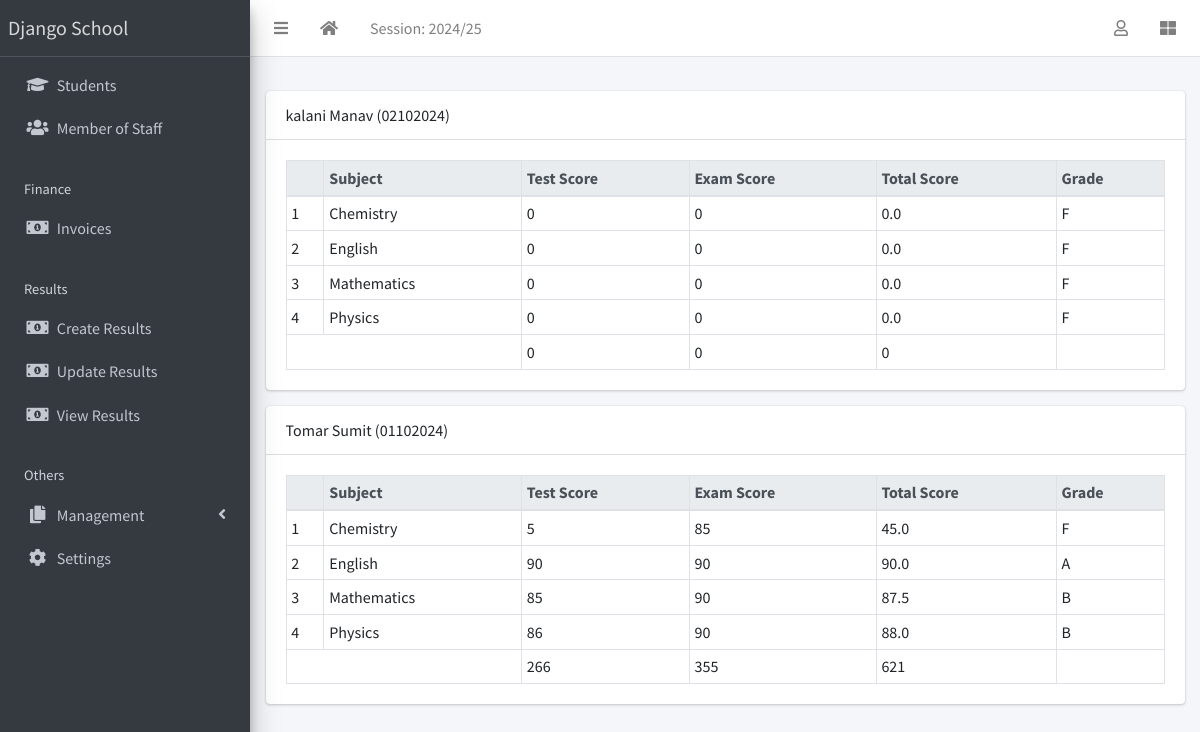
The page /result/view/all (signed in) on the database its author committed.
### apps/corecode/models.py (models this page shows, shortened)
class AcademicSession(models.Model):
    name = models.CharField(max_length=200, unique=True)
    current = models.BooleanField(default=True)
    class Meta:
        ordering = ["-name"]

class SiteConfig(models.Model):
    key = models.SlugField()
    value = models.CharField(max_length=200)

class Subject(models.Model):
    name = models.CharField(max_length=200, unique=True)
    class Meta:
        ordering = ["name"]
    def __str__(self):
        return self.name

### apps/students/models.py (models this page shows, shortened)
class Student(models.Model):
    STATUS_CHOICES = [("active", "Active"), ("inactive", "Inactive")]
    GENDER_CHOICES = [("male", "Male"), ("female", "Female")]
    current_status = models.CharField(
        max_length=10, choices=STATUS_CHOICES, default="active"
    )
    registration_number = models.CharField(max_length=200, unique=True)
    surname = models.CharField(max_length=200)
    firstname = models.CharField(max_length=200)
    other_name = models.CharField(max_length=200, blank=True)
    gender = models.CharField(max_length=10, choices=GENDER_CHOICES, default="male")
    date_of_birth = models.DateField(default=timezone.now)
    current_class = models.ForeignKey(
        StudentClass, on_delete=models.SET_NULL, blank=True, null=True
    )
    date_of_admission = models.DateField(default=timezone.now)
    mobile_num_regex = RegexValidator(
        regex="^[0-9]{10,15}$", message="Entered mobile number isn't in a right format!"
    )
    parent_mobile_number = models.CharField(
        validators=[mobile_num_regex], max_length=13, blank=True
    )
    address = models.TextField(blank=True)
    others = models.TextField(blank=True)
    passport = models.ImageField(blank=True, upload_to="students/passports/")
    class Meta:
        ordering = ["surname", "firstname", "other_name"]
    def __str__(self):
        return f"{self.surname} {self.firstname} {self.other_name} ({self.registration_number})"

### apps/result/models.py (models this page shows, shortened)
class Result(models.Model):
    student = models.ForeignKey(Student, on_delete=models.CASCADE)
    session = models.ForeignKey(AcademicSession, on_delete=models.CASCADE)
    term = models.ForeignKey(AcademicTerm, on_delete=models.CASCADE)
    current_class = models.ForeignKey(StudentClass, on_delete=models.CASCADE)
    subject = models.ForeignKey(Subject, on_delete=models.CASCADE)
    test_score = models.IntegerField(default=0)
    exam_score = models.IntegerField(default=0)
    class Meta:
        ordering = ["subject"]
    def total_score(self):
        return (self.test_score + self.exam_score)/2
    def grade(self):
        return score_grade(self.total_score())

### apps/result/views.py (the view)
# urls.py: path("view/all", ResultListView.as_view(), name="view-results"),
class ResultListView(LoginRequiredMixin, View):
    def get(self, request, *args, **kwargs):
        results = Result.objects.filter(
            session=request.current_session, term=request.current_term
        )
        bulk = {}
        for result in results:
            test_total = 0
            exam_total = 0
            subjects = []
            for subject in results:
                if subject.student == result.student:
                    subjects.append(subject)
                    test_total += subject.test_score
                    exam_total += subject.exam_score
            bulk[result.student.id] = {
                "student": result.student,
                "subjects": subjects,
                "test_total": test_total,
                "exam_total": exam_total,
                "total_total": test_total + exam_total,
            }
        context = {"results": bulk}
        return render(request, "result/all_results.html", context)

### apps/corecode/context_processors.py (called while the page is built)
def site_defaults(request):
    current_session = AcademicSession.objects.get(current=True)
    current_term = AcademicTerm.objects.get(current=True)
    vals = SiteConfig.objects.all()
    contexts = {
        "current_session": current_session.name,
        "current_term": current_term.name,
    }
    for val in vals:
        contexts[val.key] = val.value
    return contexts

### apps/result/utils.py (called while the page is built)
def score_grade(score):
    if score >= 90:
        return 'A'
    elif 80 <= score < 90:
        return 'B'
    elif 70 <= score < 80:
        return 'C'
    elif 60 <= score < 70:
        return 'D'
    else:
        return 'F'

### apps/result/templates/result/all_results.html
{% extends 'base.html' %}
{% block fullcard %}
  {% for key, result in results.items %}
    <div class="card">
      <div class="card-header">
        {{ result.student }}
      </div>
      <div class="card-body">
        <table class="table table-bordered table-sm">
          <thead class="thead-light">
            <tr>
              <th></th>
              <th>Subject</th>
              <th>Test Score</th>
              <th>Exam Score</th>
              <th>Total Score</th>
              <th>Grade</th>
            </tr>
          </thead>
          <tbody>
            {% for subject in result.subjects %}
              <tr>
                <td>{{ forloop.counter }}</td>
                <td>{{ subject.subject }}</td>
                <td>{{ subject.test_score }}</td>
                <td>{{ subject.exam_score }}</td>
                <td>{{ subject.total_score }}</td>
                <td>{{ subject.grade }}</td>
              </tr>
            {% endfor %}
          </tbody>
          <tfoot>
            <tr>
              <td colspan="2"></td>
              <td>{{ result.test_total }}</td>
              <td>{{ result.exam_total }}</td>
              <td>{{ result.total_total }}</td>
              <td></td>
            </tr>
          </tfoot>
        </table>
      </div>
    </div>
  {% endfor %}
{% endblock fullcard %}

### templates/base.html (shortened to what this page needs)
{% load static %}
<!DOCTYPE html>
<html lang="en">
<head>
  <link rel="stylesheet" href="{% static 'plugins/fontawesome-free/css/all.min.css' %}">
  <link rel="stylesheet" href="{% static 'plugins/toastr/toastr.min.css' %}">
  <link rel="stylesheet"
    href="{% static 'plugins/overlayScrollbars/css/OverlayScrollbars.min.css' %}">
  <link rel="stylesheet" href="{% static 'plugins/Datatables/datatables.min.css' %}" />
  <link rel="stylesheet" href="{% static 'dist/css/adminlte.min.css' %}">
</head>
<body
  class="hold-transition sidebar-mini layout-fixed layout-navbar-fixed layout-footer-fixed">
  <div class="wrapper">
    <nav class="main-header navbar navbar-expand navbar-white navbar-light">
      <ul class="navbar-nav">
        <li class="nav-item">
          <a class="nav-link" data-widget="pushmenu" href="#" role="button"><i
              class="fas fa-bars"></i></a>
        </li>
        <li class="nav-item d-none d-sm-inline-block">
          <a href="{% url 'home' %} " class="nav-link"><i class="fa fa-home"></i></a>
        </li>
        <li class="nav-item d-none d-sm-inline-block">
          <a href="{% url 'current-session' %}" class="nav-link">Session: {{ current_session }}</a>
        </li>
      </ul>
      <ul class="navbar-nav ml-auto">
        <li class="nav-item dropdown">
          <a class="nav-link" data-toggle="dropdown" href="#">
            <i class="far fa-user"></i>
          </a>
        </li>
        <li class="nav-item">
          <a class="nav-link" data-widget="control-sidebar" data-slide="true"
            href="#" role="button"><i class="fas fa-th-large"></i></a>
        </li>
      </ul>
    </nav>
    <aside class="main-sidebar sidebar-dark-primary elevation-4">
      <a href="{% url 'home' %}" class="brand-link">{{ school_name | default:"MySchool" }}</a>
      <div class="sidebar">
        <nav class="mt-2">
          <ul class="nav nav-pills nav-sidebar flex-column"
            data-widget="treeview" role="menu" data-accordion="false">
            <li class="nav-item">
              <a href="{% url 'student-list' %}" class="nav-link">
                <i class="nav-icon fas fa-graduation-cap"></i>
                <p>
                  Students
                </p>
              </a>
            </li>
            <li class="nav-item">
              <a href="{% url 'staff-list' %}" class="nav-link">
                <i class="nav-icon fas fa-users"></i>
                <p>
                  Member of Staff
                </p>
              </a>
            </li>
            <li class="nav-header">Finance</li>
            <li class="nav-item">
              <a href="{% url 'invoice-list' %}" class="nav-link">
                <i class="nav-icon fas fa-money-bill-alt"></i>
                <p>
                  Invoices
                </p>
              </a>
            </li>
            <li class="nav-header">Results</li>
            <li class="nav-item">
              <a href="{% url 'create-result' %}" class="nav-link">
                <i class="nav-icon fas fa-money-bill-alt"></i>
                <p>
                  Create Results
                </p>
              </a>
            </li>
            <li class="nav-item">
              <a href="{% url 'edit-results' %}" class="nav-link">
                <i class="nav-icon fas fa-money-bill-alt"></i>
                <p>
                  Update Results
                </p>
              </a>
            </li>
            <li class="nav-item">
              <a href="{% url 'view-results' %}" class="nav-link">
                <i class="nav-icon fas fa-money-bill-alt"></i>
                <p>
                  View Results
                </p>
              </a>
            </li>
            <li class="nav-header">Others</li>
            <li class="nav-item has-treeview">
              <a href="#" class="nav-link">
                <i class="nav-icon fas fa-copy"></i>
                <p>
                  Management
                  <i class="fas fa-angle-left right"></i>
                </p>
              </a>
            </li>
            <li class="nav-item">
              <a href="{% url 'configs' %}" class="nav-link">
                <i class="nav-icon fas fa-cog"></i>
                <p>
                  Settings
                </p>
              </a>
            </li>
          </ul>
        </nav>
      </div>
    </aside>
    <div class="content-wrapper">
      <section class="content-header">
      </section>
      <section class="content">
        <div class="container-fluid">
          <div class="row">
            <div class="col-md-12">
              {% block fullcard %}{% endblock fullcard %}
            </div>
          </div>
        </div>
      </section>
    </div>
  </div>
</body>
</html>

### rows shown on the page
AcademicSession: name "2024/25"
SiteConfig: value "Django School"
Student: student "kalani Manav (02102024)", test_total "0", exam_total "0", total_total "0"
Result: subject "Chemistry", test_score "0", exam_score "0", total_score "0.0", grade "F"
Result: subject "English", test_score "0", exam_score "0", total_score "0.0", grade "F"
Result: subject "Mathematics", test_score "0", exam_score "0", total_score "0.0", grade "F"
Result: subject "Physics", test_score "0", exam_score "0", total_score "0.0", grade "F"
Student: student "Tomar Sumit (01102024)", test_total "266", exam_total "355", total_total "621"
Result: subject "Chemistry", test_score "5", exam_score "85", total_score "45.0", grade "F"
Result: subject "English", test_score "90", exam_score "90", total_score "90.0", grade "A"
Result: subject "Mathematics", test_score "85", exam_score "90", total_score "87.5", grade "B"
Result: subject "Physics", test_score "86", exam_score "90", total_score "88.0", grade "B"
